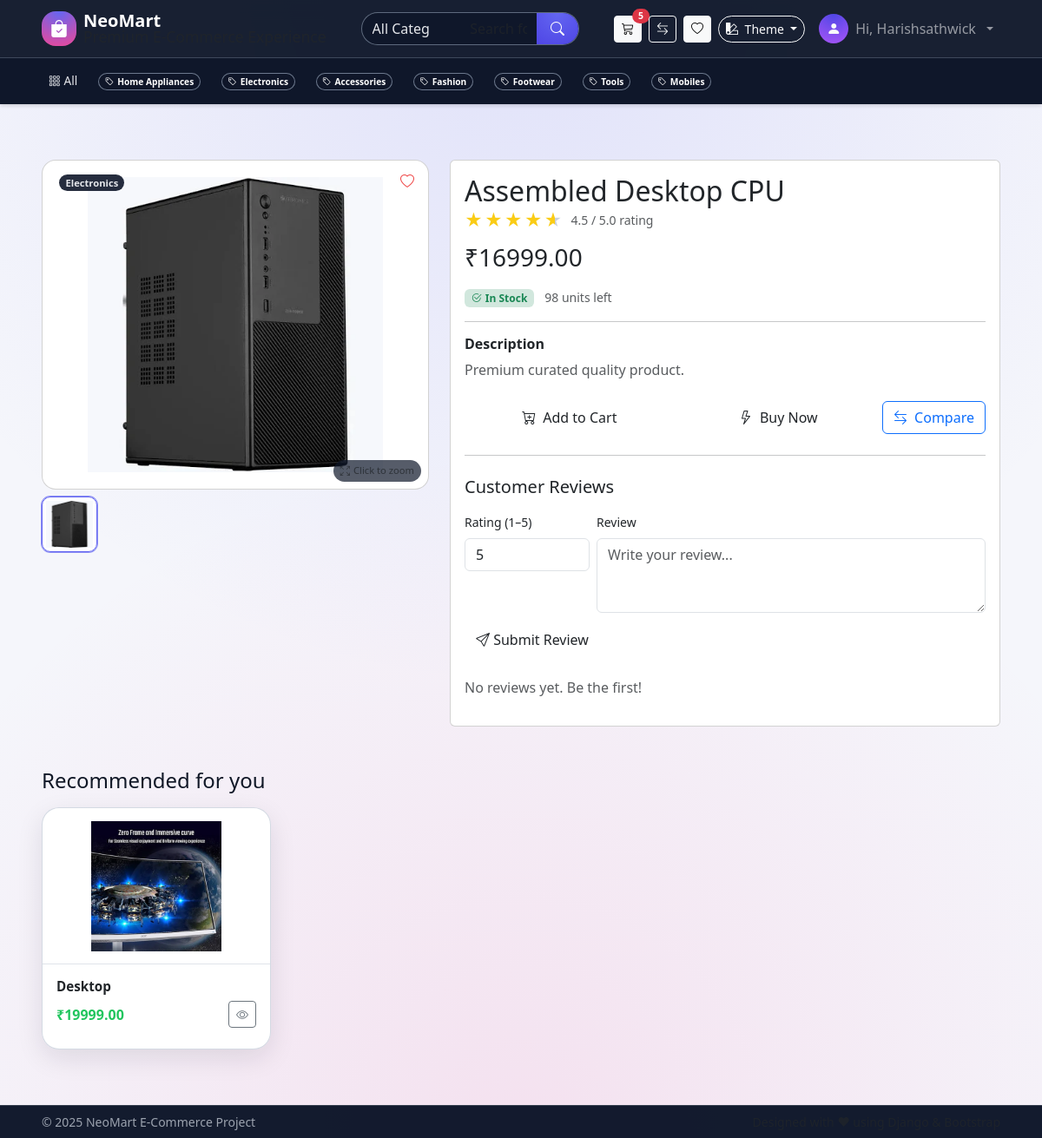
The page /product/assembled-desktop-cpu/ (signed in) on the database its author committed.
### shop/models.py (models this page shows, shortened)
class Category(models.Model):
    name = models.CharField(max_length=100, unique=True)
    slug = models.SlugField(unique=True)
    icon = models.CharField(max_length=50, blank=True)
    class Meta:
        verbose_name_plural = "Categories"

class Product(models.Model):
    category = models.ForeignKey(Category, on_delete=models.CASCADE, related_name='products')
    name = models.CharField(max_length=200)
    slug = models.SlugField(unique=True)
    short_description = models.CharField(max_length=255, blank=True)
    description = models.TextField(blank=True)
    price = models.DecimalField(max_digits=10, decimal_places=2)
    stock = models.PositiveIntegerField(default=0)
    image = models.ImageField(upload_to='products/', blank=True, null=True)
    rating = models.FloatField(default=4.5)
    is_hot_deal = models.BooleanField(default=False)
    is_top_deal = models.BooleanField(default=False)
    created_at = models.DateTimeField(auto_now_add=True)

### shop/views.py (the view)
# urls.py: path('product/<slug:slug>/', views.product_detail, name='product_detail'),
@login_required(login_url='login')
def product_detail(request, slug):
    product = get_object_or_404(Product, slug=slug)
    extra_images = product.images.all()
    reviews = Review.objects.filter(product=product).order_by('-created_at')
    recommended = Product.objects.filter(category=product.category).exclude(id=product.id)[:4]
    if request.method == 'POST':
        form = ReviewForm(request.POST)
        if form.is_valid():
            user_has_reviewed = Review.objects.filter(user=request.user, product=product).exists()
            if user_has_reviewed:
                messages.error(request, "You have already reviewed this product.")
            else:
                review = form.save(commit=False)
                review.product = product
                review.user = request.user
                review.save()
                messages.success(request, "Review submitted successfully!")
            return redirect('product_detail', slug=slug)
    else:
        form = ReviewForm()
    avg_rating = reviews.aggregate(avg=Avg('rating'))['avg'] or 0
    _push_recently_viewed(request, product.id)
    recent_ids = request.session.get('recently_viewed', [])
    recent_products_qs = Product.objects.filter(id__in=recent_ids).exclude(id=product.id)
    recent_products = list(recent_products_qs)
    recent_products.sort(key=lambda p: recent_ids.index(p.id))
    recently_viewed_products = recent_products[:8]
    variants = product.variants.select_related("variant_type").all().order_by("variant_type__name")
    variant_types = VariantType.objects.filter(productvariant__product=product).distinct()
    return render(request, 'shop/product_detail.html', {
        'product': product,
        'recommended_products': recommended,
        'reviews': reviews,
        'form': form,
        'avg_rating': round(avg_rating, 1),
        'extra_images': extra_images,
        'variants': variants,
        'variant_types': variant_types,
        'recently_viewed_products': recently_viewed_products,
    })

### templates/shop/product_detail.html (shortened to what this page needs)
{% extends 'shop/base.html' %}
{% block content %}
<div class="mt-5 pt-4 product-detail-page">
  <div class="row g-4">
    <div class="col-lg-5">
      <div class="card product-detail-image position-relative">
        <a href="{% url 'add_to_wishlist' product.id %}" class="wishlist-btn">
          <i class="bi bi-heart{% if wishlist_ids and product.id in wishlist_ids %}-fill text-danger{% endif %}"></i>
        </a>
        {% if product.image %}
          <img src="{{ product.image.url }}"
               alt="{{ product.name }}"
               class="img-fluid main-image zoom-img pd-main-image"
               data-bs-toggle="modal"
               data-bs-target="#imageZoomModal">
        {% else %}
          <div class="product-placeholder detail mb-0 pd-main-image"
               data-bs-toggle="modal"
               data-bs-target="#imageZoomModal">
            <i class="bi bi-box-seam"></i>
          </div>
        {% endif %}
        <span class="badge category-badge detail">{{ product.category.name }}</span>
        <div class="zoom-hint small text-muted position-absolute bottom-0 end-0 m-2 d-flex align-items-center gap-1">
          <i class="bi bi-arrows-fullscreen"></i>
          <span>Click to zoom</span>
        </div>
      </div>
      <div class="d-flex gap-2 mt-2 flex-wrap">
        {% if product.image %}
          <div class="detail-thumb pd-thumb active"
               data-large="{{ product.image.url }}">
            <img src="{{ product.image.url }}" alt="{{ product.name }} thumb">
          </div>
        {% endif %}
      </div>
    </div>
    <div class="col-lg-7">
      <div class="card product-detail-card sticky-card">
        <div class="card-body">
          <h2 class="product-detail-title mb-1">{{ product.name }}</h2>
          <div class="d-flex align-items-center mb-2">
            <span class="rating-stars lg me-2">
            </span>
            <small class="text-muted">
              {{ avg_rating|default:product.rating|default:4.5 }} / 5.0 rating
            </small>
          </div>
          <h3 class="product-detail-price my-3"
              id="product-price"
              data-base-price="{{ product.price }}">
            ₹{{ product.price }}
          </h3>
          <div class="mb-3 mt-2">
            {% if product.stock > 0 %}
              <span class="badge bg-success-subtle text-success">
                <i class="bi bi-check2-circle me-1"></i>In Stock
              </span>
              <small class="text-muted ms-2">{{ product.stock }} units left</small>
            {% else %}
              <span class="badge bg-danger-subtle text-danger">
                <i class="bi bi-x-circle me-1"></i>Out of Stock
              </span>
            {% endif %}
          </div>
          <hr>
          <h6 class="fw-bold mb-2">Description</h6>
          <p class="product-detail-description text-muted">
            {{ product.description|default:"Premium curated quality product." }}
          </p>
          <div class="d-flex flex-wrap gap-2 mt-4">
            <a href="#"
               id="add-to-cart-btn"
               data-base-url="{% url 'add_to_cart' product.id %}"
               class="btn btn-hero-primary flex-grow-1">
              <i class="bi bi-cart-plus me-2"></i>Add to Cart
            </a>
            <a href="{% url 'checkout' %}" class="btn btn-hero-outline flex-grow-1">
              <i class="bi bi-lightning me-2"></i>Buy Now
            </a>
            <form method="post" action="{% url 'add_to_compare' product.id %}">
              <button class="btn btn-outline-primary" type="submit">
                <i class="bi bi-arrow-left-right me-1"></i> Compare
              </button>
            </form>
          </div>
          <hr class="my-4">
          <h5 class="mb-3">Customer Reviews</h5>
          {% if user.is_authenticated and form %}
            <form method="post" class="mb-4">
              <div class="row g-2 mb-2">
                <div class="col-md-3">
                  <label class="form-label small">Rating (1–5)</label>
                  {{ form.rating }}
                </div>
                <div class="col-md-9">
                  <label class="form-label small">Review</label>
                  {{ form.comment }}
                </div>
              </div>
              <button class="btn btn-hero-primary mt-1">
                <i class="bi bi-send"></i> Submit Review
              </button>
            </form>
          {% elif not user.is_authenticated %}
            <p class="small text-muted">Login to write a review.</p>
          {% endif %}
          {% if reviews %}
            {% for r in reviews %}
              <div class="border rounded p-3 mb-2 small">
                <div class="d-flex justify-content-between">
                  <strong>{{ r.user.username|title }}</strong>
                  <span class="rating-stars sm">
                    <span class="stars-fill" style="--rating: {{ r.rating }}"></span>
                  </span>
                </div>
                <p class="mb-1">{{ r.comment }}</p>
                <span class="text-muted">{{ r.created_at|date:"d M Y" }}</span>
              </div>
            {% endfor %}
          {% else %}
            <p class="text-muted">No reviews yet. Be the first!</p>
          {% endif %}
        </div>
      </div>
    </div>
  </div>
  <div class="mt-5">
    <h4 class="mb-3">Recommended for you</h4>
    <div class="row g-3">
      {% for item in recommended_products %}
        <div class="col-6 col-md-4 col-lg-3">
          <div class="product-card card h-100">
            <div class="product-card-img">
              {% if item.image %}
                <img src="{{ item.image.url }}" alt="{{ item.name }}">
              {% else %}
                <div class="product-placeholder"><i class="bi bi-box-seam"></i></div>
              {% endif %}
            </div>
            <div class="card-body">
              <h6 class="product-title">{{ item.name|truncatechars:30 }}</h6>
              <div class="d-flex justify-content-between align-items-center mb-2">
                <span class="product-price">₹{{ item.price }}</span>
                <a href="{% url 'product_detail' item.slug %}" class="btn btn-outline-secondary btn-sm">
                  <i class="bi bi-eye"></i>
                </a>
              </div>
            </div>
          </div>
        </div>
      {% empty %}
        <p class="text-muted">No recommended items available.</p>
      {% endfor %}
    </div>
  </div>
</div>
{% endblock %}

### templates/shop/base.html (shortened to what this page needs)
{% load static %}
<!DOCTYPE html>
<html lang="en"
      data-theme="{{ current_theme|default:'light' }}"
      data-bs-theme="{% if current_theme == 'dark' %}dark{% else %}light{% endif %}">
<head>
    <link href="https://cdn.jsdelivr.net/npm/bootstrap@5.3.3/dist/css/bootstrap.min.css" rel="stylesheet">
    <link rel="stylesheet" href="https://cdn.jsdelivr.net/npm/bootstrap-icons@1.11.3/font/bootstrap-icons.css">
    <link rel="stylesheet" href="{% static 'css/custom_style.css' %}">
</head>
<body class="app-body">
<header class="fixed-top shadow-sm app-header">
    <nav class="navbar navbar-expand-lg main-navbar navbar-dark">
        <div class="container-fluid px-3 px-md-5">
            <a class="navbar-brand d-flex align-items-center gap-2" href="{% url 'home' %}">
                <div class="brand-logo d-flex align-items-center justify-content-center">
                    <i class="bi bi-bag-check-fill"></i>
                </div>
                <div class="d-flex flex-column lh-1">
                    <span class="fw-bold brand-title">NeoMart</span>
                    <small class="brand-subtitle d-none d-md-inline text-muted">
                        Premium E-Commerce Experience
                    </small>
                </div>
            </a>
            <div class="collapse navbar-collapse" id="mainNavbar">
                <form method="get"
                      action="{% url 'product_list' %}"
                      class="mx-lg-4 mt-3 mt-lg-0 flex-grow-1 search-wrapper d-flex">
                    <div class="search-intel position-relative w-100">
                        <div class="input-group search-bar">
                            <select class="form-select search-category" name="category">
                                <option value="">All Categories</option>
                            </select>
                            <input type="text"
                                   class="form-control search-input"
                                   name="q"
                                   placeholder="Search for CPUs, T-Shirts, Headphones..."
                                   autocomplete="off">
                            <button class="btn btn-search" type="submit">
                                <i class="bi bi-search"></i>
                            </button>
                        </div>
                    </div>
                </form>
                <ul class="navbar-nav ms-lg-3 align-items-lg-center mt-3 mt-lg-0">
                    <li class="nav-item me-2 d-flex">
                    <button class="btn btn-light btn-sm position-relative"
                            type="button"
                            data-bs-toggle="offcanvas"
                            data-bs-target="#miniCartOffcanvas"
                            aria-controls="miniCartOffcanvas">
                        <i class="bi bi-cart3"></i>
                        {% if mini_cart_count > 0 %}
                        <span class="badge rounded-pill bg-danger position-absolute top-0 start-100 translate-middle">
                            {{ mini_cart_count }}
                        </span>
                        {% endif %}
                    </button>
                    </li>
                    <li class="nav-item me-2 d-flex">
                        <a href="{% url 'compare_view' %}" class="btn btn-outline-light btn-sm position-relative">
                            <i class="bi bi-arrow-left-right"></i>
                        </a>
                    </li>
                    <li class="nav-item me-2 d-flex">
                        <a href="{% url 'wishlist' %}" class="btn btn-light btn-sm position-relative">
                            <i class="bi bi-heart"></i>
                        </a>
                    </li>
                    <li class="nav-item dropdown me-2 theme-switcher">
                        <button class="btn btn-outline-light btn-sm dropdown-toggle rounded-pill"
                                data-bs-toggle="dropdown">
                            <i class="bi bi-palette2 me-1"></i> Theme
                        </button>
                    </li>
                    {% if user.is_authenticated %}
                        <li class="nav-item dropdown">
                            <a class="nav-link d-flex align-items-center gap-2 dropdown-toggle"
                               href="#"
                               data-bs-toggle="dropdown">
                                <div class="avatar-circle">
                                    <i class="bi bi-person-fill"></i>
                                </div>
                                <span class="d-none d-lg-inline">
                                    Hi, {{ user.username|title }}
                                </span>
                            </a>
                        </li>
                    {% endif %}
                </ul>
            </div>
        </div>
    </nav>
    <nav class="navbar navbar-expand-lg category-navbar navbar-dark shadow-sm">
        <div class="container-fluid px-3 px-md-5">
            <div class="collapse navbar-collapse" id="categoryNavbar">
                <ul class="navbar-nav me-auto category-scroll flex-row flex-nowrap">
                    <li class="nav-item">
                        <a class="nav-link category-link {% if request.resolver_match.url_name == 'product_list' %}active{% endif %}"
                           href="{% url 'product_list' %}">
                            <i class="bi bi-grid-3x3-gap me-1"></i>All
                        </a>
                    </li>
                    {% for cat in nav_categories %}
                        <li class="nav-item">
                            <a class="nav-link category-link"
                               href="{% url 'product_list_by_category' cat.slug %}">
                                <span class="badge rounded-pill category-pill">
                                    <i class="bi bi-tag me-1"></i>{{ cat.name }}
                                </span>
                            </a>
                        </li>
                    {% empty %}
                        <li class="nav-item">
                            <span class="nav-link text-muted small">
                                Categories coming soon...
                            </span>
                        </li>
                    {% endfor %}
                </ul>
            </div>
        </div>
    </nav>
</header>
<main class="app-main container-fluid px-3 px-md-5">
    {% block content %}{% endblock %}
</main>
<footer class="app-footer mt-auto py-2">
    <div class="container-fluid px-3 px-md-5 d-flex flex-column flex-md-row justify-content-between align-items-center small">
        <span>&copy; 2025 NeoMart E-Commerce Project</span>
        <span class="text-muted">
        </span>
    </div>
</footer>
</body>
</html>

### rows shown on the page
Category: name "Home Appliances"
Category: name "Electronics"
Category: name "Accessories"
Category: name "Fashion"
Category: name "Footwear"
Category: name "Tools"
Category: name "Mobiles"
Product: image (picture), category.name "Electronics", name "Assembled Desktop CPU", rating "4.5", price "16999.00", stock "98", description "Premium curated quality product."
Product: image (picture), name "Desktop", price "19999.00"

### other values the page prints
{{ mini_cart_count }} "5"
{{ user.username|title }} "Harishsathwick"
